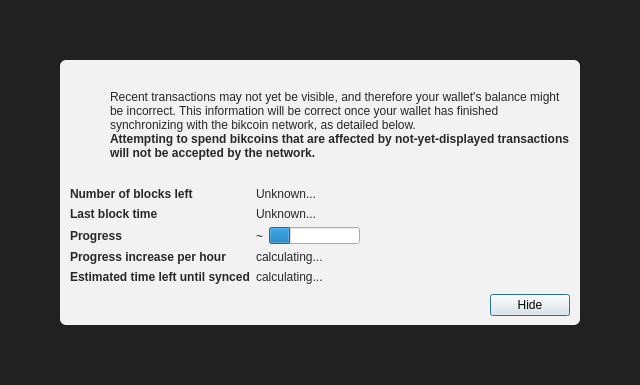
<?xml version="1.0" encoding="UTF-8"?>
<ui version="4.0">
 <class>ModalOverlay</class>
 <widget class="ModalOverlay" name="ModalOverlay">
  <property name="geometry">
   <rect>
    <x>0</x>
    <y>0</y>
    <width>640</width>
    <height>385</height>
   </rect>
  </property>
  <property name="windowTitle">
   <string>Form</string>
  </property>
  <layout class="QVBoxLayout" name="verticalLayout" stretch="0">
   <property name="sizeConstraint">
    <enum>QLayout::SetDefaultConstraint</enum>
   </property>
   <property name="leftMargin">
    <number>0</number>
   </property>
   <property name="topMargin">
    <number>0</number>
   </property>
   <property name="rightMargin">
    <number>0</number>
   </property>
   <property name="bottomMargin">
    <number>0</number>
   </property>
   <item>
    <widget class="QWidget" name="bgWidget" native="true">
     <property name="styleSheet">
      <string notr="true">#bgWidget { background: rgba(0,0,0,220); }</string>
     </property>
     <layout class="QVBoxLayout" name="verticalLayoutMain" stretch="1">
      <property name="leftMargin">
       <number>60</number>
      </property>
      <property name="topMargin">
       <number>60</number>
      </property>
      <property name="rightMargin">
       <number>60</number>
      </property>
      <property name="bottomMargin">
       <number>60</number>
      </property>
      <item>
       <widget class="QWidget" name="contentWidget" native="true">
        <property name="styleSheet">
         <string notr="true">#contentWidget { background: rgba(255,255,255,240); border-radius: 6px; }

QLabel { color: rgb(40,40,40);  }</string>
        </property>
        <layout class="QVBoxLayout" name="verticalLayoutSub" stretch="1,0,0,0">
         <property name="spacing">
          <number>0</number>
         </property>
         <property name="leftMargin">
          <number>10</number>
         </property>
         <property name="topMargin">
          <number>10</number>
         </property>
         <property name="rightMargin">
          <number>10</number>
         </property>
         <property name="bottomMargin">
          <number>10</number>
         </property>
         <item>
          <layout class="QHBoxLayout" name="horizontalLayoutIconText" stretch="0,1">
           <property name="topMargin">
            <number>20</number>
           </property>
           <item>
            <layout class="QVBoxLayout" name="verticalLayoutIcon">
             <property name="leftMargin">
              <number>0</number>
             </property>
             <item>
              <widget class="QPushButton" name="warningIcon">
               <property name="enabled">
                <bool>false</bool>
               </property>
               <property name="text">
                <string/>
               </property>
               <property name="icon">
                <iconset>
                 <normaloff>:/icons/warning</normaloff>
                 <disabledoff>:/icons/warning</disabledoff>:/icons/warning</iconset>
               </property>
               <property name="iconSize">
                <size>
                 <width>48</width>
                 <height>48</height>
                </size>
               </property>
               <property name="flat">
                <bool>true</bool>
               </property>
              </widget>
             </item>
             <item>
              <spacer name="verticalSpacerWarningIcon">
               <property name="orientation">
                <enum>Qt::Vertical</enum>
               </property>
               <property name="sizeHint" stdset="0">
                <size>
                 <width>20</width>
                 <height>40</height>
                </size>
               </property>
              </spacer>
             </item>
            </layout>
           </item>
           <item>
            <layout class="QVBoxLayout" name="verticalLayoutInfoText">
             <property name="leftMargin">
              <number>0</number>
             </property>
             <property name="topMargin">
              <number>0</number>
             </property>
             <item>
              <widget class="QLabel" name="infoText">
               <property name="text">
                <string>Recent transactions may not yet be visible, and therefore your wallet's balance might be incorrect. This information will be correct once your wallet has finished synchronizing with the bikcoin network, as detailed below.</string>
               </property>
               <property name="textFormat">
                <enum>Qt::RichText</enum>
               </property>
               <property name="wordWrap">
                <bool>true</bool>
               </property>
              </widget>
             </item>
             <item>
              <widget class="QLabel" name="infoTextStrong">
               <property name="font">
                <font>
                 <weight>75</weight>
                 <bold>true</bold>
                </font>
               </property>
               <property name="text">
                <string>Attempting to spend bikcoins that are affected by not-yet-displayed transactions will not be accepted by the network.</string>
               </property>
               <property name="textFormat">
                <enum>Qt::RichText</enum>
               </property>
               <property name="wordWrap">
                <bool>true</bool>
               </property>
              </widget>
             </item>
             <item>
              <spacer name="verticalSpacerInTextSpace">
               <property name="orientation">
                <enum>Qt::Vertical</enum>
               </property>
               <property name="sizeHint" stdset="0">
                <size>
                 <width>20</width>
                 <height>40</height>
                </size>
               </property>
              </spacer>
             </item>
            </layout>
           </item>
          </layout>
         </item>
         <item>
          <spacer name="verticalSpacerAfterText">
           <property name="orientation">
            <enum>Qt::Vertical</enum>
           </property>
           <property name="sizeHint" stdset="0">
            <size>
             <width>20</width>
             <height>40</height>
            </size>
           </property>
          </spacer>
         </item>
         <item>
          <layout class="QFormLayout" name="formLayout">
           <property name="fieldGrowthPolicy">
            <enum>QFormLayout::FieldsStayAtSizeHint</enum>
           </property>
           <property name="horizontalSpacing">
            <number>6</number>
           </property>
           <property name="verticalSpacing">
            <number>6</number>
           </property>
           <property name="topMargin">
            <number>10</number>
           </property>
           <item row="0" column="0">
            <widget class="QLabel" name="labelNumberOfBlocksLeft">
             <property name="font">
              <font>
               <weight>75</weight>
               <bold>true</bold>
              </font>
             </property>
             <property name="text">
              <string>Number of blocks left</string>
             </property>
            </widget>
           </item>
           <item row="0" column="1">
            <widget class="QLabel" name="numberOfBlocksLeft">
             <property name="text">
              <string>Unknown...</string>
             </property>
            </widget>
           </item>
           <item row="1" column="0">
            <widget class="QLabel" name="labelLastBlockTime">
             <property name="font">
              <font>
               <weight>75</weight>
               <bold>true</bold>
              </font>
             </property>
             <property name="text">
              <string>Last block time</string>
             </property>
            </widget>
           </item>
           <item row="1" column="1">
            <widget class="QLabel" name="newestBlockDate">
             <property name="sizePolicy">
              <sizepolicy hsizetype="Maximum" vsizetype="Preferred">
               <horstretch>0</horstretch>
               <verstretch>0</verstretch>
              </sizepolicy>
             </property>
             <property name="text">
              <string>Unknown...</string>
             </property>
            </widget>
           </item>
           <item row="2" column="0">
            <widget class="QLabel" name="labelSyncDone">
             <property name="font">
              <font>
               <weight>75</weight>
               <bold>true</bold>
              </font>
             </property>
             <property name="text">
              <string>Progress</string>
             </property>
            </widget>
           </item>
           <item row="2" column="1">
            <layout class="QHBoxLayout" name="horizontalLayoutSync" stretch="0,1">
             <item>
              <widget class="QLabel" name="percentageProgress">
               <property name="text">
                <string notr="true">~</string>
               </property>
              </widget>
             </item>
             <item>
              <widget class="QProgressBar" name="progressBar">
               <property name="value">
                <number>24</number>
               </property>
               <property name="format">
                <string/>
               </property>
              </widget>
             </item>
            </layout>
           </item>
           <item row="4" column="0">
            <widget class="QLabel" name="labelProgressIncrease">
             <property name="font">
              <font>
               <weight>75</weight>
               <bold>true</bold>
              </font>
             </property>
             <property name="text">
              <string>Progress increase per hour</string>
             </property>
            </widget>
           </item>
           <item row="4" column="1">
            <widget class="QLabel" name="progressIncreasePerH">
             <property name="text">
              <string>calculating...</string>
             </property>
            </widget>
           </item>
           <item row="5" column="0">
            <widget class="QLabel" name="labelEstimatedTimeLeft">
             <property name="font">
              <font>
               <weight>75</weight>
               <bold>true</bold>
              </font>
             </property>
             <property name="text">
              <string>Estimated time left until synced</string>
             </property>
            </widget>
           </item>
           <item row="5" column="1">
            <widget class="QLabel" name="expectedTimeLeft">
             <property name="text">
              <string>calculating...</string>
             </property>
            </widget>
           </item>
          </layout>
         </item>
         <item>
          <layout class="QHBoxLayout" name="horizontalLayoutButtons">
           <property name="leftMargin">
            <number>10</number>
           </property>
           <property name="topMargin">
            <number>10</number>
           </property>
           <item>
            <spacer name="horizontalSpacer">
             <property name="orientation">
              <enum>Qt::Horizontal</enum>
             </property>
             <property name="sizeHint" stdset="0">
              <size>
               <width>40</width>
               <height>20</height>
              </size>
             </property>
            </spacer>
           </item>
           <item>
            <widget class="QPushButton" name="closeButton">
             <property name="text">
              <string>Hide</string>
             </property>
             <property name="focusPolicy">
              <enum>Qt::StrongFocus</enum>
             </property>
             <property name="default">
              <bool>true</bool>
             </property>
            </widget>
           </item>
          </layout>
         </item>
        </layout>
       </widget>
      </item>
     </layout>
    </widget>
   </item>
  </layout>
 </widget>
 <customwidgets>
  <customwidget>
   <class>ModalOverlay</class>
   <extends>QWidget</extends>
   <header>qt/modaloverlay.h</header>
   <container>1</container>
  </customwidget>
 </customwidgets>
 <resources/>
 <connections/>
</ui>
